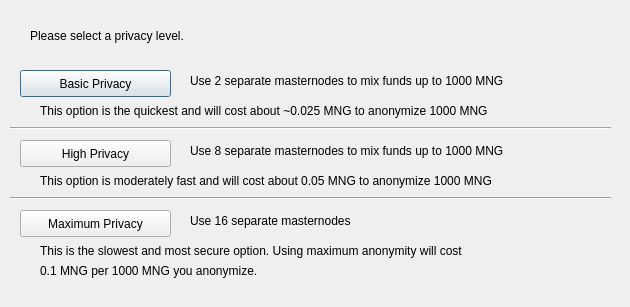
<?xml version="1.0" encoding="UTF-8"?>
<ui version="4.0">
 <class>DarksendConfig</class>
 <widget class="QDialog" name="DarksendConfig">
  <property name="geometry">
   <rect>
    <x>0</x>
    <y>0</y>
    <width>630</width>
    <height>307</height>
   </rect>
  </property>
  <property name="windowTitle">
   <string>Configure Darksend</string>
  </property>
  <widget class="QPushButton" name="buttonBasic">
   <property name="geometry">
    <rect>
     <x>20</x>
     <y>70</y>
     <width>151</width>
     <height>27</height>
    </rect>
   </property>
   <property name="text">
    <string>Basic Privacy</string>
   </property>
  </widget>
  <widget class="QPushButton" name="buttonHigh">
   <property name="geometry">
    <rect>
     <x>20</x>
     <y>140</y>
     <width>151</width>
     <height>27</height>
    </rect>
   </property>
   <property name="text">
    <string>High Privacy</string>
   </property>
  </widget>
  <widget class="QPushButton" name="buttonMax">
   <property name="geometry">
    <rect>
     <x>20</x>
     <y>210</y>
     <width>151</width>
     <height>27</height>
    </rect>
   </property>
   <property name="text">
    <string>Maximum Privacy</string>
   </property>
  </widget>
  <widget class="QLabel" name="label">
   <property name="geometry">
    <rect>
     <x>30</x>
     <y>20</y>
     <width>571</width>
     <height>31</height>
    </rect>
   </property>
   <property name="text">
    <string>Please select a privacy level.</string>
   </property>
  </widget>
  <widget class="QLabel" name="label_2">
   <property name="geometry">
    <rect>
     <x>190</x>
     <y>70</y>
     <width>421</width>
     <height>21</height>
    </rect>
   </property>
   <property name="text">
    <string>Use 2 separate masternodes to mix funds up to 1000 MNG</string>
   </property>
  </widget>
  <widget class="QLabel" name="label_3">
   <property name="geometry">
    <rect>
     <x>190</x>
     <y>140</y>
     <width>411</width>
     <height>21</height>
    </rect>
   </property>
   <property name="text">
    <string>Use 8 separate masternodes to mix funds up to 1000 MNG</string>
   </property>
  </widget>
  <widget class="QLabel" name="label_4">
   <property name="geometry">
    <rect>
     <x>190</x>
     <y>210</y>
     <width>421</width>
     <height>21</height>
    </rect>
   </property>
   <property name="text">
    <string>Use 16 separate masternodes</string>
   </property>
  </widget>
  <widget class="QLabel" name="label_6">
   <property name="geometry">
    <rect>
     <x>40</x>
     <y>100</y>
     <width>561</width>
     <height>21</height>
    </rect>
   </property>
   <property name="text">
    <string>This option is the quickest and will cost about ~0.025 MNG to anonymize 1000 MNG</string>
   </property>
  </widget>
  <widget class="QLabel" name="label_7">
   <property name="geometry">
    <rect>
     <x>40</x>
     <y>170</y>
     <width>561</width>
     <height>21</height>
    </rect>
   </property>
   <property name="text">
    <string>This option is moderately fast and will cost about 0.05 MNG to anonymize 1000 MNG</string>
   </property>
  </widget>
  <widget class="QLabel" name="label_8">
   <property name="geometry">
    <rect>
     <x>40</x>
     <y>240</y>
     <width>561</width>
     <height>21</height>
    </rect>
   </property>
   <property name="text">
    <string>This is the slowest and most secure option. Using maximum anonymity will cost</string>
   </property>
  </widget>
  <widget class="QLabel" name="label_9">
   <property name="geometry">
    <rect>
     <x>40</x>
     <y>260</y>
     <width>561</width>
     <height>21</height>
    </rect>
   </property>
   <property name="text">
    <string>0.1 MNG per 1000 MNG you anonymize.</string>
   </property>
  </widget>
  <widget class="Line" name="line">
   <property name="geometry">
    <rect>
     <x>10</x>
     <y>120</y>
     <width>601</width>
     <height>16</height>
    </rect>
   </property>
   <property name="orientation">
    <enum>Qt::Horizontal</enum>
   </property>
  </widget>
  <widget class="Line" name="line_2">
   <property name="geometry">
    <rect>
     <x>10</x>
     <y>190</y>
     <width>601</width>
     <height>16</height>
    </rect>
   </property>
   <property name="orientation">
    <enum>Qt::Horizontal</enum>
   </property>
  </widget>
 </widget>
 <resources/>
 <connections/>
</ui>
